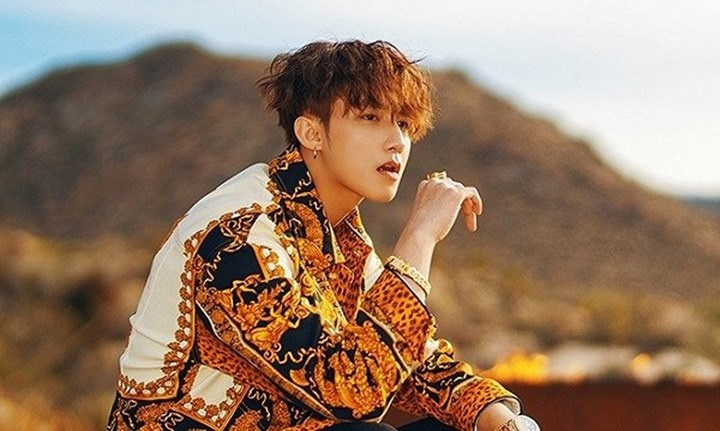
%> input picture MTP.jpg, 720 x 431 px
$ octave RGBtoHSI.m   (GNU Octave 9; MATLAB toolbox functions it lacks are replaced by stand-ins)
%> lines starting %> are read from the running program, lines starting %| are printed output that depends on the picture
img = imread('C:\Users\ASUS\OneDrive\Documents\MATLAB\MTP.jpg');
%> img is the input picture: size 431x720x3 uint8; mean R, G, B 149.3, 121.6, 100.2

% Represent the RGB image in [0 1] range
    I = double(img) / 255;
    R = I(:,:,1);
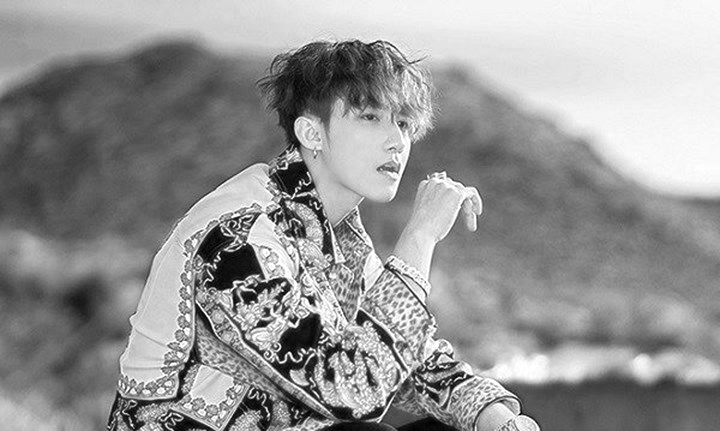
%> R: size 431x720 double; min 0, max 1, mean 0.586
    G = I(:,:,2);
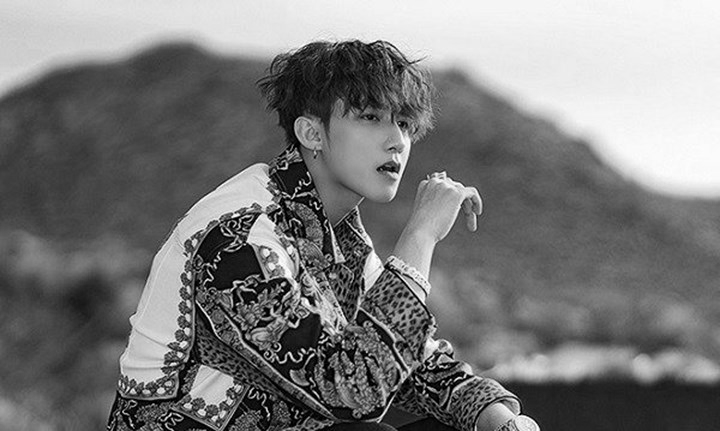
%> G: size 431x720 double; min 0, max 1, mean 0.477
    B =    I(:,:,3);
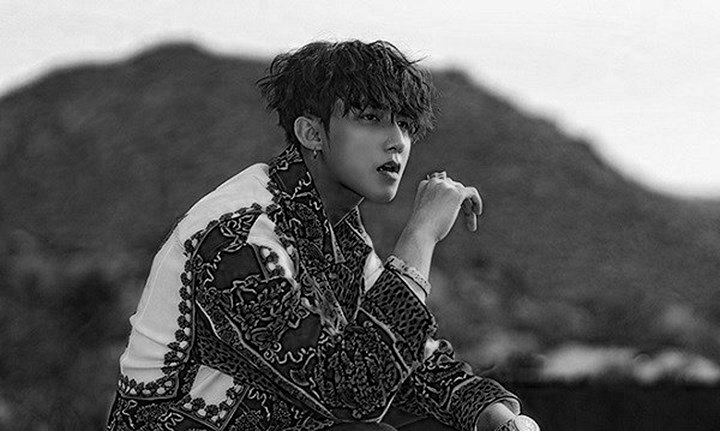
%> B: size 431x720 double; min 0, max 1, mean 0.393

% Converting the image to HSV to
% obtain the Hue and Saturation Channels
    HSV = rgb2hsv(img);
%> HSV: size 431x720x3 double; mean H, S, V 0.154, 0.416, 0.598
    H = HSV(:,:,1);
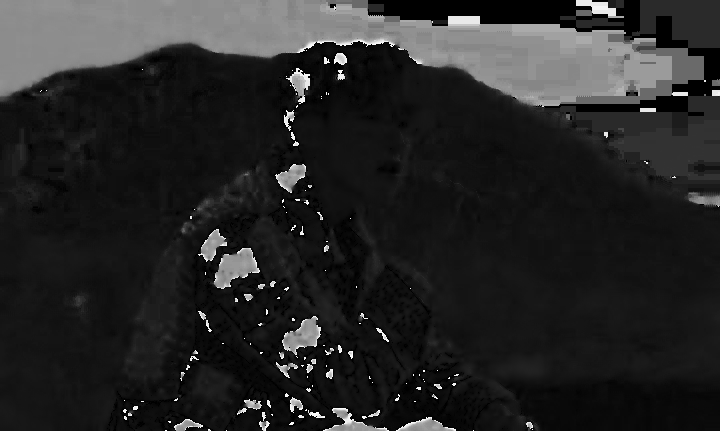
%> H: size 431x720 double; min 0, max 0.998, mean 0.154
    S = HSV(:,:,2);
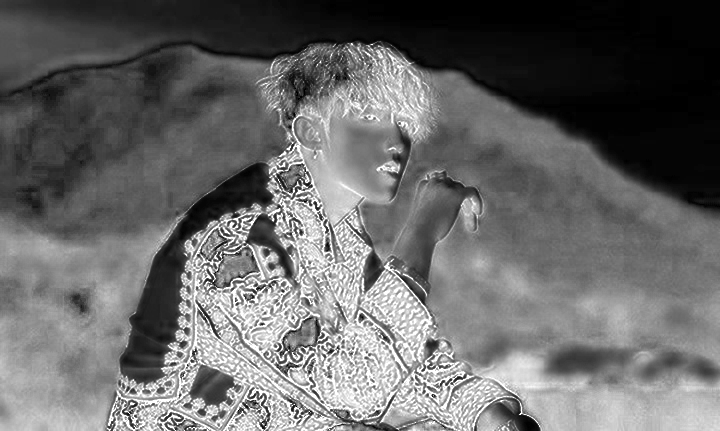
%> S: size 431x720 double; min 0, max 1, mean 0.416

% Intensity
    I = sum(I, 3)./3;
%> I: size 431x720 double

% Creating the HSL Image
  HSI = zeros(size(img));
  HSI(:,:,1) = H;
%> HSI: size 431x720x3 double; mean H, S, V 0.154, 0, 0
  HSI(:,:,2) = S;
%> HSI: size 431x720x3 double; mean H, S, V 0.154, 0.416, 0
  HSI(:,:,3) = I;
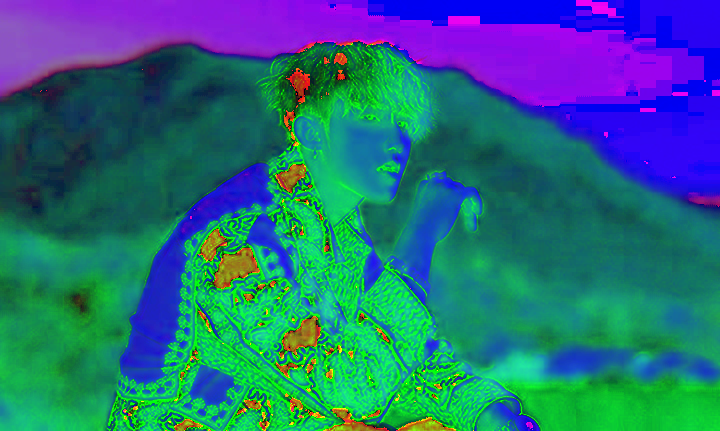
%> HSI: size 431x720x3 double; mean R, G, B 0.154, 0.416, 0.485
  figure,imshow(HSI); title('HSI Image');

$ run again, with l.jpg copied over MTP.jpg
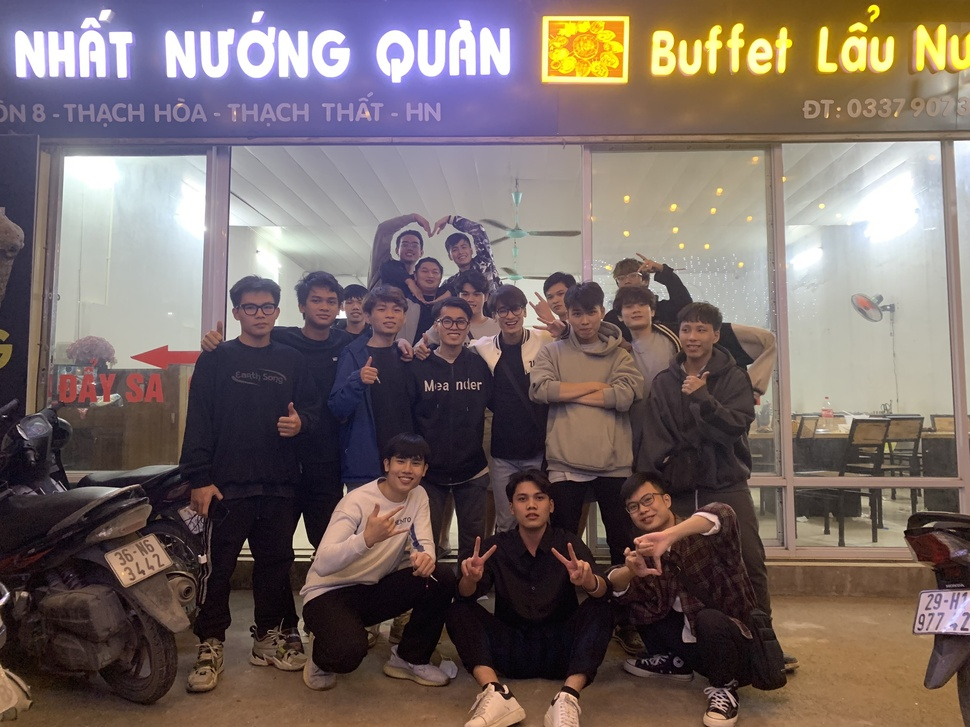
%> input picture l.jpg, 970 x 727 px, shrunk from 2568 x 1926 before the run
%> img is the input picture: size 727x970x3 uint8; mean R, G, B 118.1, 104.3, 101.4
%> HSV: size 727x970x3 double; mean H, S, V 0.398, 0.306, 0.491
%> `S = HSV(:,:,2);`:
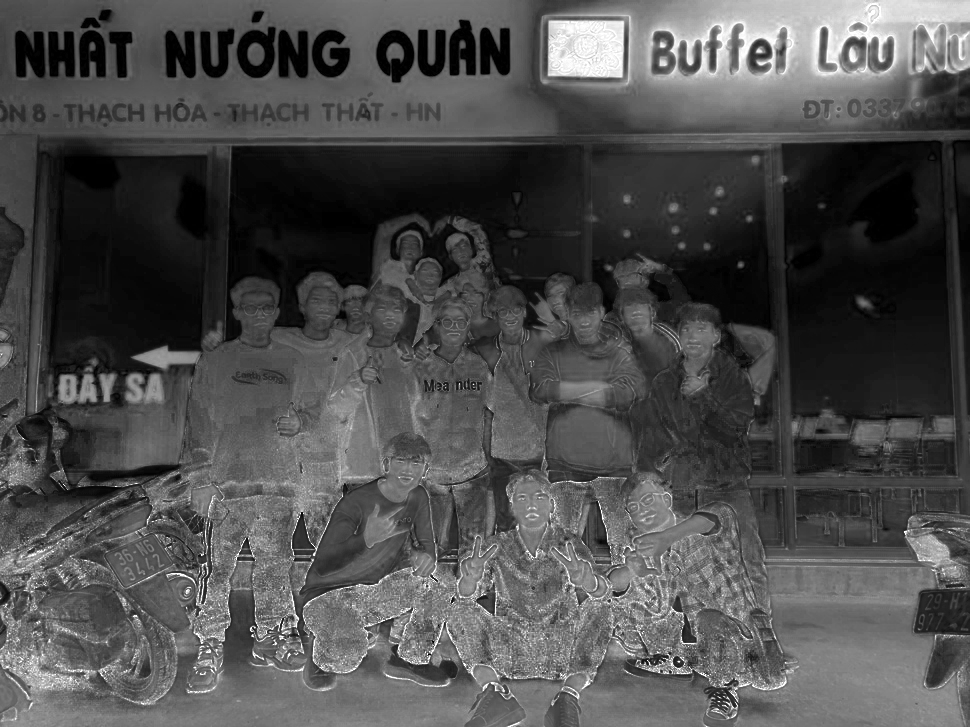
%> S: size 727x970 double; min 0, max 1, mean 0.306
%> `HSI(:,:,3) = I;`:
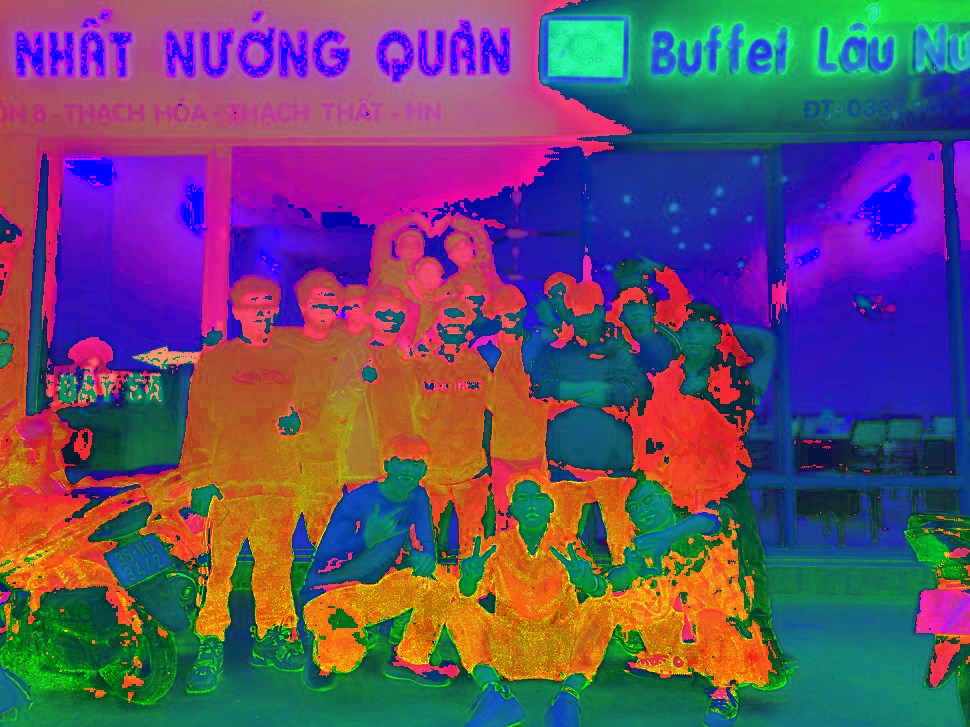
%> HSI: size 727x970x3 double; mean R, G, B 0.398, 0.306, 0.423
